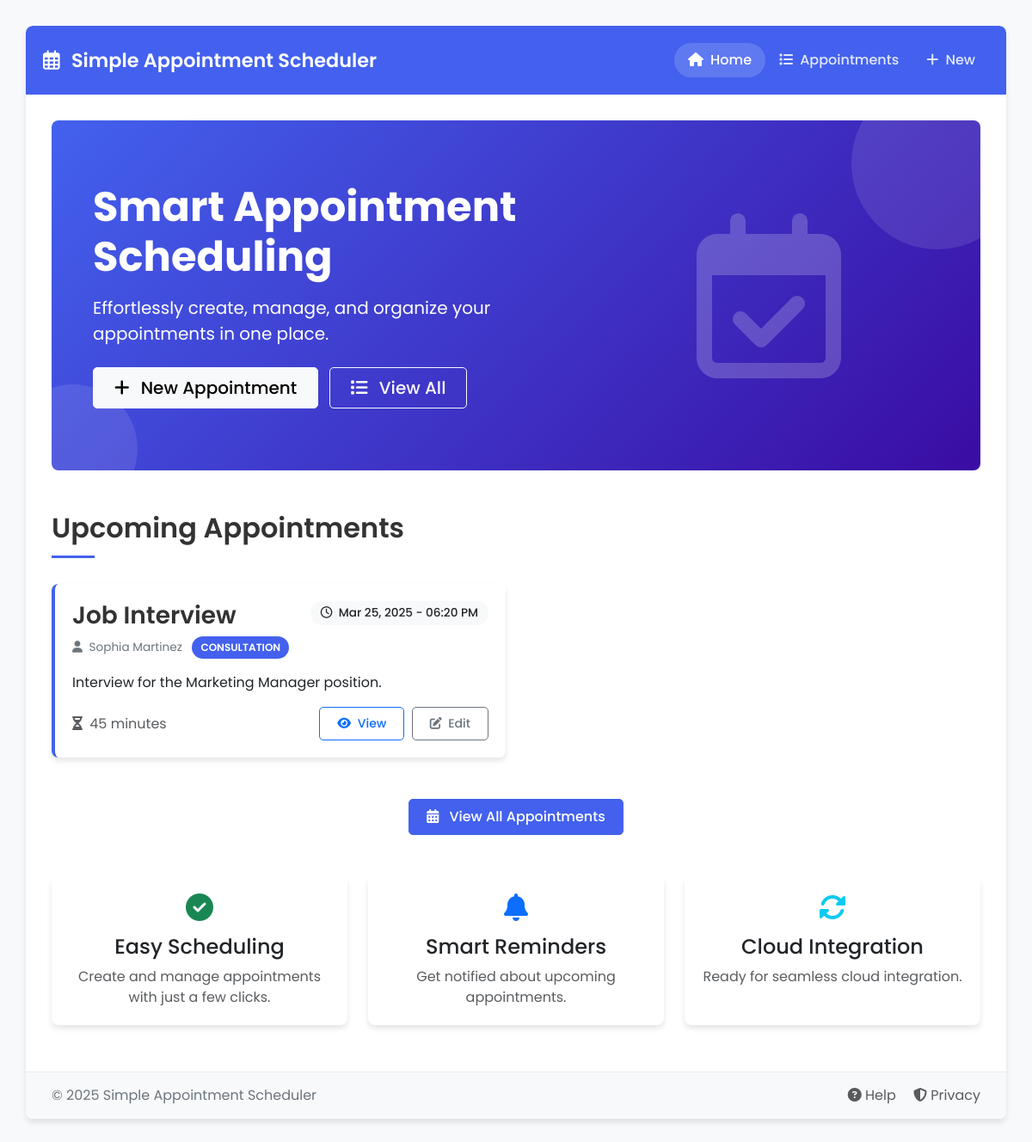
The page / on the database its author committed.
### appointments/models.py (models this page shows, shortened)
class Appointment(models.Model):
    APPOINTMENT_TYPES = [
        ('CONS', 'Consultation'),
        ('CHKP', 'Checkup'),
        ('FOLW', 'Follow-up'),
        ('EMRG', 'Emergency'),
    ]
    title = models.CharField(max_length=100)
    description = models.TextField(blank=True)
    appointment_type = models.CharField(
        max_length=4,
        choices=APPOINTMENT_TYPES,
        default='CONS'
    )
    date_time = models.DateTimeField(validators=[validate_future_date])
    duration = models.PositiveIntegerField(help_text="Duration in minutes")
    name = models.CharField(max_length=100)
    email = models.EmailField()
    phone = models.CharField(max_length=15, blank=True)
    created_at = models.DateTimeField(auto_now_add=True)
    updated_at = models.DateTimeField(auto_now=True)
    class Meta:
        ordering = ['date_time']

### appointments/views.py (the view)
# urls.py: 2. Add a URL to urlpatterns:  path('', views.home, name='home')
def home(request):
    upcoming_appointments = Appointment.objects.filter(
        date_time__gte=timezone.now()
    ).order_by('date_time')[:5]
    return render(request, 'appointments/home.html', {
        'upcoming_appointments': upcoming_appointments
    })

### appointments/templates/appointments/home.html (shortened to what this page needs)
{% extends 'appointments/base.html' %}
{% block content %}
<div class="hero-section p-5 mb-5">
    <div class="hero-content py-4">
        <div class="row align-items-center">
            <div class="col-lg-7">
                <h1 class="display-5 fw-bold mb-3">Smart Appointment Scheduling</h1>
                <p class="fs-5 mb-4">Effortlessly create, manage, and organize your appointments in one place.</p>
                <a href="{% url 'appointment-create' %}" class="btn btn-light btn-lg px-4 me-2">
                    <i class="fas fa-plus me-2"></i> New Appointment
                </a>
                <a href="{% url 'appointment-list' %}" class="btn btn-outline-light btn-lg px-4">
                    <i class="fas fa-list me-2"></i> View All
                </a>
            </div>
            <div class="col-lg-5 d-none d-lg-block text-center">
                <i class="far fa-calendar-check" style="font-size: 12rem; opacity: 0.2;"></i>
            </div>
        </div>
    </div>
</div>
<h2 class="section-title">Upcoming Appointments</h2>
{% if upcoming_appointments %}
    <div class="row">
        {% for appointment in upcoming_appointments %}
            {% with type=appointment.get_appointment_type_display|lower %}
                <div class="col-md-6 mb-4">
                    <div class="card appointment-card {% if 'CONS' in appointment.appointment_type %}consultation{% elif 'CHKP' in appointment.appointment_type %}checkup{% elif 'FOLW' in appointment.appointment_type %}followup{% elif 'EMRG' in appointment.appointment_type %}emergency{% endif %}">
                        <div class="card-body">
                            <div class="d-flex justify-content-between align-items-start mb-3">
                                <div>
                                    <h3 class="appointment-title">{{ appointment.title }}</h3>
                                    <div class="appointment-meta">
                                        <span class="me-2">
                                            <i class="fas fa-user me-1"></i> {{ appointment.name }}
                                        </span>
                                        <span class="appointment-type-badge badge-{% if 'Consultation' in appointment.get_appointment_type_display %}consultation{% elif 'Checkup' in appointment.get_appointment_type_display %}checkup{% elif 'Follow-up' in appointment.get_appointment_type_display %}followup{% elif 'Emergency' in appointment.get_appointment_type_display %}emergency{% endif %}">
                                            {{ appointment.get_appointment_type_display }}
                                        </span>
                                    </div>
                                </div>
                                <span class="appointment-time">
                                    <i class="far fa-clock me-1"></i> {{ appointment.date_time|date:"M d, Y - h:i A" }}
                                </span>
                            </div>
                            {% if appointment.description %}
                                <p class="card-text mb-3">{{ appointment.description|truncatechars:100 }}</p>
                            {% endif %}
                            <div class="d-flex justify-content-between align-items-center">
                                <span class="text-muted">
                                    <i class="fas fa-hourglass-half me-1"></i> {{ appointment.duration }} minutes
                                </span>
                                <div>
                                    <a href="{% url 'appointment-detail' appointment.id %}" class="btn btn-sm btn-outline-primary me-1">
                                        <i class="fas fa-eye me-1"></i> View
                                    </a>
                                    <a href="{% url 'appointment-update' appointment.id %}" class="btn btn-sm btn-outline-secondary">
                                        <i class="fas fa-edit me-1"></i> Edit
                                    </a>
                                </div>
                            </div>
                        </div>
                    </div>
                </div>
            {% endwith %}
        {% endfor %}
    </div>
    <div class="text-center mt-4">
        <a href="{% url 'appointment-list' %}" class="btn btn-primary">
            <i class="fas fa-calendar-alt me-2"></i> View All Appointments
        </a>
    </div>
{% endif %}
<div class="row mt-5">
    <div class="col-md-4 mb-4">
        <div class="card h-100">
            <div class="card-body text-center">
                <i class="fas fa-check-circle text-success mb-3" style="font-size: 2rem;"></i>
                <h4>Easy Scheduling</h4>
                <p class="card-text text-muted">Create and manage appointments with just a few clicks.</p>
            </div>
        </div>
    </div>
    <div class="col-md-4 mb-4">
        <div class="card h-100">
            <div class="card-body text-center">
                <i class="fas fa-bell text-primary mb-3" style="font-size: 2rem;"></i>
                <h4>Smart Reminders</h4>
                <p class="card-text text-muted">Get notified about upcoming appointments.</p>
            </div>
        </div>
    </div>
    <div class="col-md-4 mb-4">
        <div class="card h-100">
            <div class="card-body text-center">
                <i class="fas fa-sync-alt text-info mb-3" style="font-size: 2rem;"></i>
                <h4>Cloud Integration</h4>
                <p class="card-text text-muted">Ready for seamless cloud integration.</p>
            </div>
        </div>
    </div>
</div>
{% endblock %}

### appointments/templates/appointments/base.html (style rules this page uses)
:root { --primary-color: #4361ee; --secondary-color: #3f37c9; --accent-color: #4cc9f0; --light-color: #f8f9fa; --dark-color: #212529; --success-color: #4CAF50; --warning-color: #ff9800; --danger-color: #f44336; --info-color: #03a9f4; --border-radius: 8px; --box-shadow: 0 4px 6px rgba(0, 0, 0, 0.1); }
body { font-family: 'Poppins', sans-serif; background-color: #f8f9fa; color: #333; padding-top: 30px; padding-bottom: 30px; }
.btn-primary { background-color: var(--primary-color); border-color: var(--primary-color); }
.btn { border-radius: 5px; padding: 8px 20px; font-weight: 500; }
.card { border-radius: var(--border-radius); box-shadow: var(--box-shadow); border: none; overflow: hidden; }
.card-body { padding: 20px; }

### appointments/templates/appointments/home.html (style rules this page uses)
.hero-section { background: linear-gradient(135deg, #4361ee, #3a0ca3); color: white; border-radius: var(--border-radius); position: relative; overflow: hidden; }
.hero-section::before { content: ''; position: absolute; top: -50px; right: -50px; width: 200px; height: 200px; background: rgba(255, 255, 255, 0.1); border-radius: 50%; }
.hero-section::after { content: ''; position: absolute; bottom: -50px; left: -50px; width: 150px; height: 150px; background: rgba(255, 255, 255, 0.1); border-radius: 50%; }
.hero-content { position: relative; z-index: 1; }
.appointment-card { transition: transform 0.3s ease, box-shadow 0.3s ease; border-left: 4px solid transparent; }
.appointment-card.consultation { border-left-color: #4361ee; }
.appointment-time { background-color: #f8f9fa; border-radius: 20px; padding: 4px 12px; font-size: 0.85rem; font-weight: 500; }
.appointment-title { font-weight: 600; color: #333; margin-bottom: 8px; }
.appointment-meta { font-size: 0.85rem; color: #6c757d; }
.appointment-type-badge { display: inline-block; padding: 4px 10px; border-radius: 20px; font-size: 0.75rem; font-weight: 600; text-transform: uppercase; color: white; }
.badge-consultation { background-color: #4361ee; }
.section-title { position: relative; margin-bottom: 30px; padding-bottom: 15px; font-weight: 600; }
.section-title::after { content: ''; position: absolute; bottom: 0; left: 0; width: 50px; height: 3px; background-color: var(--primary-color); }

### rows shown on the page
Appointment: title "Job Interview", name "Sophia Martinez", appointment_type "CONSULTATION", date_time "Mar 25, 2025 - 06:20 PM", description "Interview for the Marketing Manager position.", duration "45"
